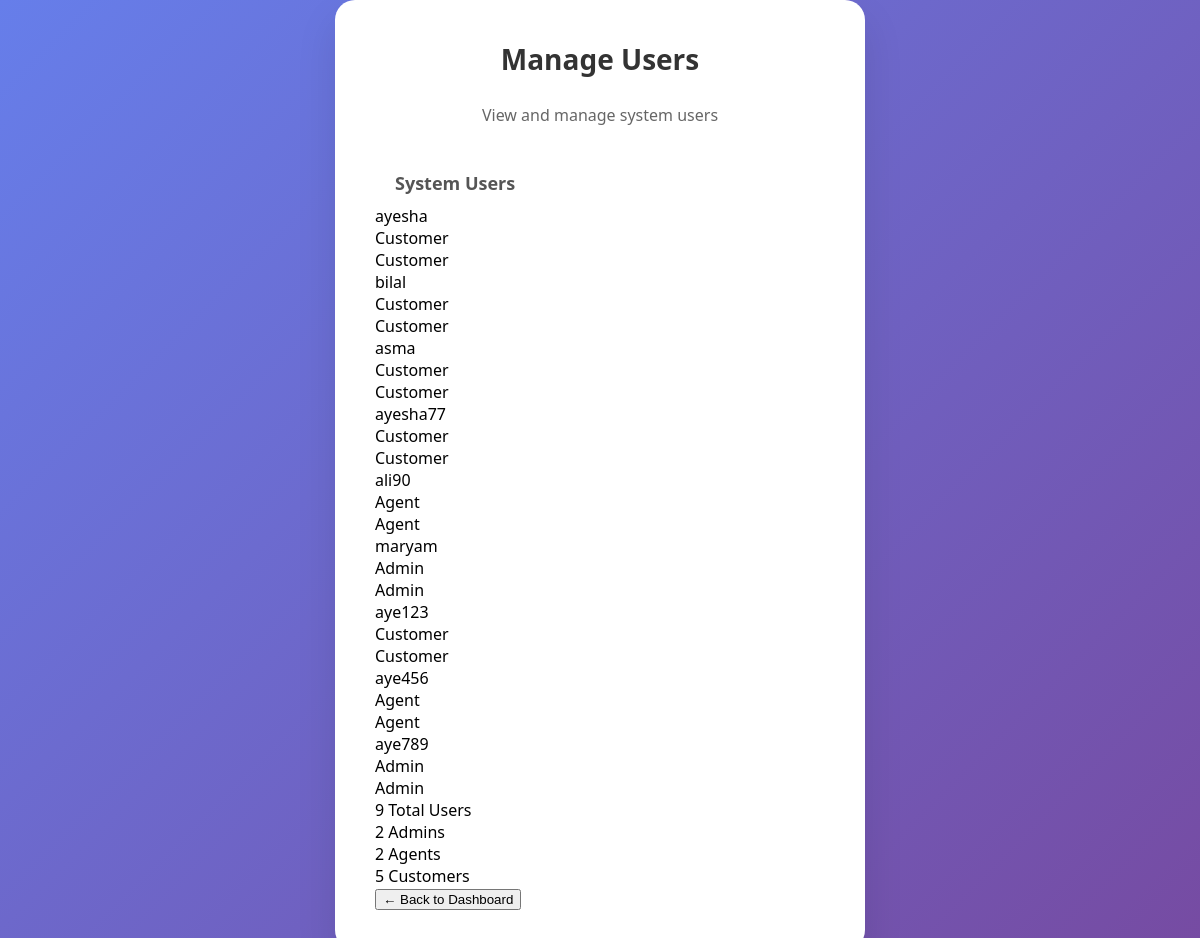
The app's page /admin/users (signed in) with its own data.
### models/chatbot.py (models this page shows)
class User(UserMixin, db.Model):
    id = db.Column(db.Integer, primary_key=True)
    username = db.Column(db.String(150), unique=True, nullable=False)
    password = db.Column(db.String(150), nullable=False)
    role = db.Column(db.String(50), nullable=False)  # customer, agent, admin

### app.py (the view)
@app.route('/admin/users')
@login_required
def admin_users():
    if current_user.role != 'admin':
        return redirect(url_for('index'))
    users = User.query.all()
    return render_template('admin_users.html', users=users)

### app.py (called while the page is built)
@login_manager.user_loader
def load_user(user_id):
    return User.query.get(int(user_id))

### templates/admin_users.html (shortened to what this page needs)
<!DOCTYPE html>
<html lang="en">
<head>
    <link rel="stylesheet" href="{{ url_for('static', filename='style.css') }}">
</head>
<body>
    <div class="container">
        <h1>Manage Users</h1>
        <p class="subtitle">View and manage system users</p>
        <div class="users-section">
            <h2>System Users</h2>
            {% if users %}
                <div class="users-list">
                    {% for user in users %}
                        <div class="user-card">
                            <div class="user-info">
                                <div class="user-name">{{ user.username }}</div>
                                <div class="user-role">{{ user.role|title }}</div>
                            </div>
                            <div class="user-status">
                                {% if user.role == 'admin' %}
                                    <span class="status-badge admin">Admin</span>
                                {% elif user.role == 'agent' %}
                                    <span class="status-badge agent">Agent</span>
                                {% else %}
                                    <span class="status-badge customer">Customer</span>
                                {% endif %}
                            </div>
                        </div>
                    {% endfor %}
                </div>
                <div class="user-stats">
                    <div class="stat-item">
                        <span class="stat-number">{{ users|length }}</span>
                        <span class="stat-label">Total Users</span>
                    </div>
                    <div class="stat-item">
                        <span class="stat-number">{{ users|selectattr('role', 'equalto', 'admin')|list|length }}</span>
                        <span class="stat-label">Admins</span>
                    </div>
                    <div class="stat-item">
                        <span class="stat-number">{{ users|selectattr('role', 'equalto', 'agent')|list|length }}</span>
                        <span class="stat-label">Agents</span>
                    </div>
                    <div class="stat-item">
                        <span class="stat-number">{{ users|selectattr('role', 'equalto', 'customer')|list|length }}</span>
                        <span class="stat-label">Customers</span>
                    </div>
                </div>
            {% else %}
                <p class="no-users">No users found in the system.</p>
            {% endif %}
        </div>
        <div class="navigation">
            <button onclick="window.location.href='{{ url_for('index') }}'" class="back-btn">← Back to Dashboard</button>
        </div>
    </div>
</body>
</html>

### static/style.css (style rules this page uses)
body { font-family: 'Segoe UI', Tahoma, Geneva, Verdana, sans-serif; background: linear-gradient(135deg, #667eea 0%, #764ba2 100%); margin: 0; padding: 0; min-height: 100vh; display: flex; justify-content: center; align-items: center; }
.container { background-color: #ffffff; border-radius: 20px; box-shadow: 0 20px 40px rgba(0, 0, 0, 0.1); width: 100%; max-width: 450px; padding: 40px; display: flex; flex-direction: column; position: relative; min-height: 500px; }
h1 { text-align: center; margin: 0 0 10px 0; color: #333; font-size: 28px; font-weight: 700; }
.subtitle { text-align: center; color: #666; font-size: 16px; margin-bottom: 30px; }
h2 { color: #555; font-size: 18px; margin: 15px 0 10px 0; padding: 0 20px; }

### records on screen
User: username "ayesha", role "Customer"
User: username "bilal", role "Customer"
User: username "asma", role "Customer"
User: username "ayesha77", role "Customer"
User: username "ali90", role "Agent"
User: username "maryam", role "Admin"
User: username "aye123", role "Customer"
User: username "aye456", role "Agent"
User: username "aye789", role "Admin"

### other values on screen
{{ users|length }} "9"
{{ users|selectattr('role', 'equalto', 'admin')|list|length }} "2"
{{ users|selectattr('role', 'equalto', 'agent')|list|length }} "2"
{{ users|selectattr('role', 'equalto', 'customer')|list|length }} "5"
